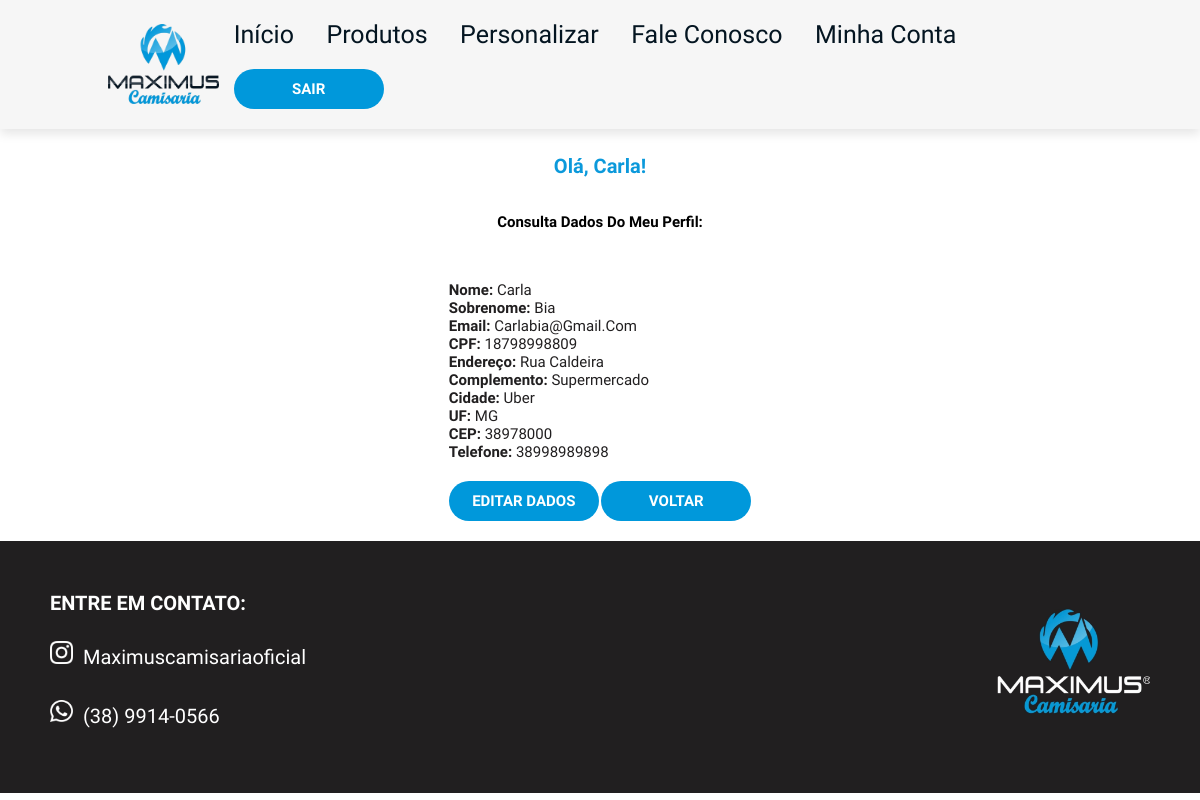
Page /visualizarDados (signed in) on the committed database.
### loja/models.py (models this page shows)
class Usuario(database.Model, UserMixin):
    id = database.Column(database.Integer, primary_key=True)
    username = database.Column(database.String, nullable=False)
    userlastname = database.Column(database.String, nullable=False)
    email = database.Column(database.String, nullable=False, unique=True)
    senha = database.Column(database.String, nullable=False)
    cpf = database.Column(database.String(11), nullable=False, unique=True)
    endereco = database.Column(database.String, nullable=False)
    complemento = database.Column(database.String, nullable=False)
    cidade = database.Column(database.String, nullable=False)
    uf = database.Column(database.String(2), nullable=False)
    cep = database.Column(database.String(8), nullable=False)
    telefone = database.Column(database.String, nullable=False)
    foto_perfil = database.Column(database.String, default="default_profile.png")

### loja/routes.py (the view)
@app.route("/visualizarDados")
@login_required
def visualizarDados():
    return render_template("visualizar_dados.html", usuario=current_user.id)

### loja/models.py (called while the page is built)
@login_manager.user_loader
def load_usuario(id_usuario):
    return Usuario.query.get(int(id_usuario))

### loja/templates/visualizar_dados.html (shortened to what this page needs)
{% extends "perfil.html" %}
{% block style %}
<link rel="stylesheet" href="{{ url_for('static', filename='css/homepage.css') }}">
{% endblock %}
{% block main1 %}
<div class="Subtitulo-base">
    <h1 class="subtitulo">Olá, {{ current_user.username }}!</h1>
    <h1 class="texto">Consulta dados do meu perfil:</h1>
</div>
{% endblock %}
{% block main2 %}
<div class="visualizar">
    <div method="POST" action="{{ url_for('editar_usuario', id_usuario=current_user.id) }}">
        <div class="form-group">
            <label for="username">Nome:</label>
            {{ current_user.username }}
        </div>
        <div class="form-group">
            <label for="userlastname">Sobrenome:</label>
            {{ current_user.userlastname }}
        </div>
        <div class="form-group">
            <label for="email">Email:</label>
            {{ current_user.email }}
        </div>
        <div class="form-group">
            <label for="cpf">CPF:</label>
           {{ current_user.cpf }}
        </div>
        <div class="form-group">
            <label for="endereco">Endereço:</label>
            {{ current_user.endereco }}
        </div>
        <div class="form-group">
            <label for="complemento">Complemento:</label>
           {{ current_user.complemento }}
        </div>
        <div class="form-group">
            <label for="cidade">Cidade:</label>
            {{ current_user.cidade }}
        </div>
        <div class="form-group">
            <label for="uf">UF:</label>
            {{ current_user.uf }}
        </div>
        <div class="form-group">
            <label for="cep">CEP:</label>
            {{ current_user.cep }}
        </div>
        <div class="form-group">
            <label for="telefone">Telefone:</label>
            <span>{{ current_user.telefone }}</span>
        </div>
        <a href="{{ url_for('editar_usuario', id_usuario=current_user.id) }}"><button class="botao1"><strong>EDITAR DADOS</strong></button></a>
        <a href="/minhaconta"><button class="botao1"><strong>VOLTAR</strong></button></a>
    </div>
</div>
{% endblock %}

### loja/static/css/homepage.css (style rules this page uses)
:root { --azulclaro: #0098db; --azulescuro: #041521; --branco: #f6f6f6; --azulbotao: #00008B; --logoescura: #211f20; }
* { margin: 0; padding: 0; box-sizing: border-box; font-family: "Quicksand", sans-serif; outline: none; border: none; text-transform: capitalize; transition: .2s linear; }
html { font-size: 62.5%; scroll-behavior: smooth; scroll-padding-top: 6rem; overflow-x: hidden; }
.botao1 { background-color:var(--azulclaro) ; width: 15rem; height: 4rem; border: none; font-family: 'Quicksand', sans-serif; font-size: 15px; color: white; border-radius: 20px; margin-top: 2rem; font-weight: bold; }
.subtitulo { padding: 5px; font-family: "Quicksand", sans-serif; color:#0b99db; display: flex; justify-content: center; height: 70; margin-top: 2rem; margin-bottom: 2rem; }
.texto { text-align: center; margin-top: 10px; margin-bottom: 10px; font-size: 15px }
.botao1 { background-color:var(--azulclaro) ; width: 15rem; height: 4rem; border: none; font-family: 'Quicksand', sans-serif; font-size: 15px; color: white; border-radius: 20px; margin-top: 2rem; }
.visualizar { margin-top: 20px; }
.visualizar { display: flex; justify-content: center; align-items: center; padding: 20px; }
.visualizar .form-group { flex-direction: column; color: #211f20; width: 100%; font-size: 15px; }
.visualizar label { font-weight: bold; color: #211f20; width: 100%; }
.Subtitulo-base { display: flex; flex-direction: column; }

### rows in the picture
Usuario: username "Carla", userlastname "Bia", email "Carlabia@gmail.com", cpf "18798998809", endereco "Rua Caldeira", complemento "Supermercado", cidade "Uber", uf "MG", cep "38978000", telefone "38998989898"
